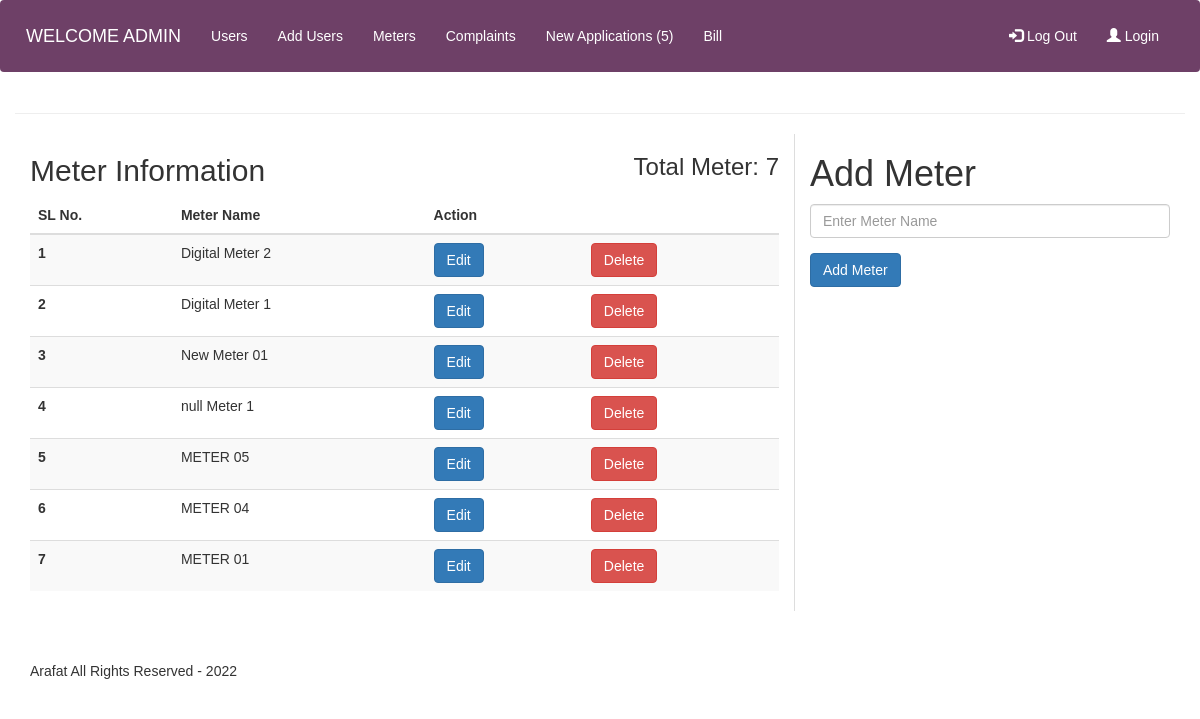
The app's page /meters.php (signed in) with its own data.
### tables this page shows
CREATE TABLE `meters` (
  `id` int(11) NOT NULL,
  `name` varchar(255) NOT NULL,
  `userId` int(11) DEFAULT NULL
);

### lib/Database.php (called while the page is built, shortened)
<?php
Class Database{
	public $host   = DB_HOST;
	public $user   = DB_USER;
	public $pass   = DB_PASS;
	public $dbname = DB_NAME;
	public $link;
	private function connectDB(){
	$this->link = new mysqli($this->host, $this->user, $this->pass, $this->dbname);
 }
	public function select($query){
		$result = $this->link->query($query) or die($this->link->error.__LINE__);
		if($result->num_rows > 0){
			return $result;
		} else {
			return false;
		}
	}
}

### meters.php (the view, shortened to what this page needs)
<?php include_once "includes/header.php"; ?>
<?php include "includes/navigation.php"; ?>
<?php
$query = "SELECT * FROM meters ORDER BY id DESC";
$post = $db->select($query);
$rowcount=mysqli_num_rows($post);
?>
<div class="row">
    <div class="col-md-8">
    </div>
    <div class="col-md-4">
    </div>
</div>
<div id="" class="container">
    <div class="row">
    <hr>
        <div class="col-md-8" style="border-right: 1px solid #ddd;">
            <div class="header-information-meter-page">
                <h2>Meter Information</h2>
                <h3>Total Meter: <?= $rowcount;?></h3>
            </div>
            <table class="table table-striped">
                <thead>
                    <tr>
                        <th scope="col">SL No.</th>
                        <th scope="col">Meter Name</th>
                        <th colspan="2">Action</th>
                    </tr>
                </thead>
                <tbody>
                    <?php
                        $serial = 1;
                        if($post) {
                        while($result = $post->fetch_assoc()) { ?>
                    <tr>
                        <th scope="row"><?php echo $serial++; ?></th>
                        <td><?php echo $result['name']; ?></td>
                        <td><a class="btn btn-primary" href="./meters.php?edit_meter&id=<?php echo $result['id']; ?>">Edit</a>
                        </td>
                        <td><a onclick="return confirm('Are you sure?')" class="btn btn-danger"
                                href="./deletemeter.php?id=<?php echo $result['id']; ?>">Delete</a></td>
                    </tr>
                    <?php }} ?>
                </tbody>
            </table>
        </div>
        <div class="col-md-4">
            <h1><?php echo $meternae = isset($_GET['edit_meter']) ? "Update" : "Add"; ?> Meter</h1>
            <form <?php  echo $meternae = isset($_GET['edit_meter']) ? "action='action/update-meter.action.same-page.php'" : "action='action/addmeter.action.same-page.php'";  ?> method="POST">
                <div class="form-group">
                    <input type="text" name="name" value="<?php echo $meternae = isset($_GET['edit_meter']) ? $meterName['name'] : ""; ?>" class="form-control" id="metername" aria-describedby=""
                        placeholder="Enter Meter Name">
                </div>
                <button type="submit" class="btn btn-primary"><?php echo $meternae = isset($_GET['edit_meter']) ? "Update" : "Add"; ?> Meter</button>
            </form>
        </div>
    </div>
</div>
<?php include "includes/footer.php"; ?>

### assets/css/style.css (style rules this page uses)
*, *::after, *::before { margin: 0; padding: 0; box-sizing: border-box; }
html { font-size: 62.5%; }
body { font-family: Verdana, Geneva, Tahoma, sans-serif; font-size: 1.4rem; }
.header-information-user-page, .header-information-meter-page { display: flex; justify-content: space-between; }

### records on screen
meters: name "Digital Meter 2"
meters: name "Digital Meter 1"
meters: name "New Meter 01"
meters: name "null Meter 1"
meters: name "METER 05"
meters: name "METER 04"
meters: name "METER 01"

### other values on screen
$r = ($row > 0) ? $row : "" "5"
$rowcount "7"
$meternae = isset($_GET['edit_meter']) ? "Update" : "Add" "Add"
